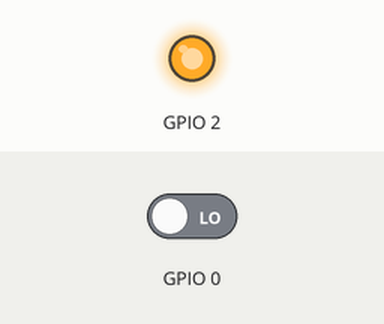
Recording of a sketch running on a simulated ESP32. Parts: output pins drawn as LEDs (lit = HIGH). The inputs (shaded band) are chosen by the test bench; at power-on: GPIO 0 LOW. What the sketch prints to the serial monitor is not drawn.

Above: at 1.2 s.
1.3 s: GPIO 0 driven HIGH
At 2.5 s:
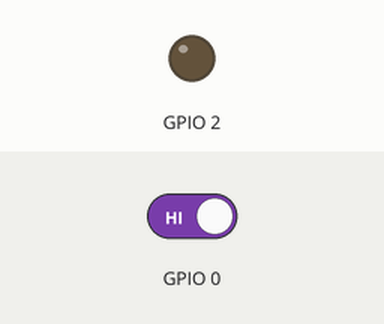
2.8 s: GPIO 0 driven LOW
At 4.0 s:
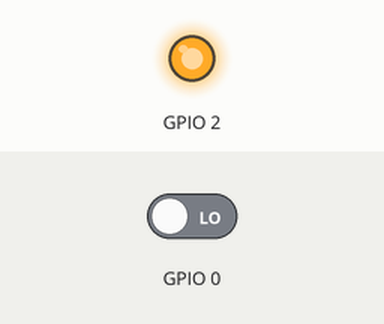
Timing chart, 0 to 5.8 s (numbered marks = the images above; inputs shaded):
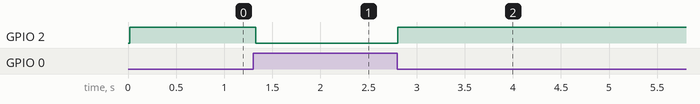

The sketch:

ESPNOW_T_One_to_5.ino
```cpp
 #include <esp_now.h>
#include <WiFi.h>

// Global copies of slaves
esp_now_peer_info_t slave1;
esp_now_peer_info_t slave2;
esp_now_peer_info_t slave3;
esp_now_peer_info_t slave4;
esp_now_peer_info_t slave5;

#define CHANNEL 0
#define PRINTSCANRESULTS 0
#define DELETEBEFOREPAIR 0

// MAC addresses of the slaves

int mac1[6] = {0xA8, 0x42, 0xE3, 0xAB, 0xB6, 0x7D}; // A8:42:E3:AB:B6:7D
int mac2[6] = {0xD4, 0x8A, 0xFC, 0x9E, 0x83, 0xE1}; // D4:8A:FC:9E:83:E1 done
int mac3[6] = {0x08, 0xD1, 0xF9, 0x37, 0x5C, 0x29}; // 08:D1:F9:37:5C:29 done
int mac4[6] = {0x08, 0xD1, 0xF9, 0xCC, 0x21, 0x7D}; // 08:D1:F9:CC:21:7D done
int mac5[6] = {0xE8, 0x6B, 0xEA, 0xDE, 0xB3, 0xA5}; // E8:6B:EA:DE:B3:A5 done

// Init ESP Now with fallback
void InitESPNow() {
  WiFi.disconnect();
  if (esp_now_init() == ESP_OK) {
    Serial.println("ESPNow Init Success");
  }
  else {
    Serial.println("ESPNow Init Failed");
    ESP.restart(); // Restart ESP if initialization fails
  }
}

// Scan for slaves in AP mode
void ScanForSlaves() {
  memset(&slave1, 0, sizeof(slave1));
  memset(&slave2, 0, sizeof(slave2));
  memset(&slave3, 0, sizeof(slave3));
  memset(&slave4, 0, sizeof(slave4));
  memset(&slave5, 0, sizeof(slave5));

  // Set MAC addresses and other parameters for each slave
  for (int ii = 0; ii < 6; ++ii) {
    slave1.peer_addr[ii] = (uint8_t) mac1[ii];
    slave2.peer_addr[ii] = (uint8_t) mac2[ii];
    slave3.peer_addr[ii] = (uint8_t) mac3[ii];
    slave4.peer_addr[ii] = (uint8_t) mac4[ii];
    slave5.peer_addr[ii] = (uint8_t) mac5[ii];
  }

  // Set channel and encryption for each slave
  slave1.channel = CHANNEL;
  slave1.encrypt = 0;

  slave2.channel = CHANNEL;
  slave2.encrypt = 0;

  slave3.channel = CHANNEL;
  slave3.encrypt = 0;

  slave4.channel = CHANNEL;
  slave4.encrypt = 0;

  slave5.channel = CHANNEL;
  slave5.encrypt = 0;

  Serial.println("Slaves Found, processing..");
}

// Check if the slave is already paired with the master.
// If not, pair the slave with master
bool manageSlave(esp_now_peer_info_t &slave) {
  if (slave.channel == CHANNEL) {
    if (DELETEBEFOREPAIR) {
      deletePeer(slave);
    }

    Serial.print("Slave Status: ");
    bool exists = esp_now_is_peer_exist(slave.peer_addr);
    if (exists) {
      Serial.println("Already Paired");
      return true;
    } else {
      esp_err_t addStatus = esp_now_add_peer(&slave);
      if (addStatus == ESP_OK) {
        Serial.println("Pair success");
        return true;
      } else {
        Serial.println("Pair failed");
        return false;
      }
    }
  } else {
    Serial.println("No Slave found to process");
    return false;
  }
}

void deletePeer(esp_now_peer_info_t &slave) {
  esp_err_t delStatus = esp_now_del_peer(slave.peer_addr);
  Serial.print("Slave Delete Status: ");
  if (delStatus == ESP_OK) {
    Serial.println("Success");
  } else {
    Serial.println("Failed");
  }
}

uint8_t data = 0;

// send data to all slaves
void sendDataToSlaves() {
  sendData(slave1);
  sendData(slave2);
  sendData(slave3);
  sendData(slave4);
  sendData(slave5);
}

// send data
void sendData(esp_now_peer_info_t &slave) {
  data = digitalRead(0);
  if (data == HIGH) {
    digitalWrite(2, LOW);
  } else {
    digitalWrite(2, HIGH);
  }

  const uint8_t *peer_addr = slave.peer_addr;
  Serial.print("Sending to Slave: "); Serial.println(peer_addr[5], HEX);
  Serial.print("Data: "); Serial.println(data);
  esp_err_t result = esp_now_send(peer_addr, (uint8_t *)&data, sizeof(data));
  Serial.print("Send Status: ");
  if (result == ESP_OK) {
    Serial.println("Success");
  } else {
    Serial.println("Failed");
  }
}

// callback when data is sent from Master to Slave
void OnDataSent(const uint8_t *mac_addr, esp_now_send_status_t status) {
  char macStr[18];
  snprintf(macStr, sizeof(macStr), "%02x:%02x:%02x:%02x:%02x:%02x",
           mac_addr[0], mac_addr[1], mac_addr[2], mac_addr[3], mac_addr[4], mac_addr[5]);
  Serial.print("Last Packet Sent to: "); Serial.println(macStr);
  Serial.print("Last Packet Send Status: "); Serial.println(status == ESP_NOW_SEND_SUCCESS ? "Delivery Success" : "Delivery Fail");
}

void setup() {
  Serial.begin(115200);
  pinMode(0, INPUT);
  pinMode(2, OUTPUT);
  WiFi.mode(WIFI_STA);
  Serial.println("ESPNow/Basic/Master Example");
  Serial.print("STA MAC: "); Serial.println(WiFi.macAddress());
  InitESPNow();
  esp_now_register_send_cb(OnDataSent);
}

void loop() {
  ScanForSlaves();
  manageSlave(slave1);
  manageSlave(slave2);
  manageSlave(slave3);
  manageSlave(slave4);
  manageSlave(slave5);

  sendDataToSlaves();

}
```

Measured:
- after the input at 1.3 s, GPIO 2: HIGH → LOW at once
- after the input at 2.8 s, GPIO 2: LOW → HIGH at once
